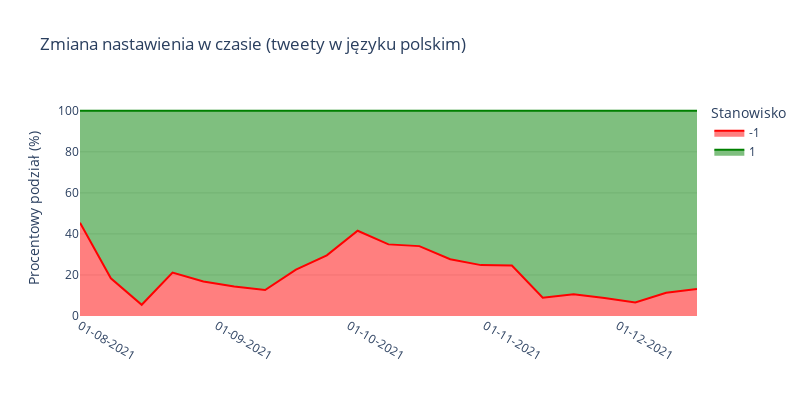

Here is the notebook cell this chart was saved with:
### Code cell
plot_area(weeks_extreme_pl, 'Zmiana nastawienia w czasie (tweety w języku polskim)', './figures/stance_over_time_tweets_pl.pdf')

### Figure 1 — Plotly figure (JSON) as saved in the notebook; plotly's stock layout.template omitted (floating-point values rounded to 4 significant figures)
{"data": [{"fillpattern": {"shape": ""}, "hovertemplate": "Stanowisko=-1<br>=%{x}<br>Procentowy podział (%)=%{y}<extra></extra>", "legendgroup": "-1", "line": {"color": "red"}, "marker": {"symbol": "circle"}, "mode": "lines", "name": "-1", "orientation": "v", "showlegend": true, "stackgroup": "1", "type": "scatter", "x": ["2021-08-01T00:00:00", "2021-08-08T00:00:00", "2021-08-15T00:00:00", "2021-08-22T00:00:00", "2021-08-29T00:00:00", "2021-09-05T00:00:00", "2021-09-12T00:00:00", "2021-09-19T00:00:00", "2021-09-26T00:00:00", "2021-10-03T00:00:00", "2021-10-10T00:00:00", "2021-10-17T00:00:00", "2021-10-24T00:00:00", "2021-10-31T00:00:00", "2021-11-07T00:00:00", "2021-11-14T00:00:00", "2021-11-21T00:00:00", "2021-11-28T00:00:00", "2021-12-05T00:00:00", "2021-12-12T00:00:00", "2021-12-19T00:00:00"], "xaxis": "x", "y": [45.45, 18.37, 5.455, 21.14, 16.83, 14.34, 12.63, 22.6, 29.59, 41.56, 34.9, 34.05, 27.69, 24.8, 24.57, 8.89, 10.62, 8.785, 6.553, 11.29, 13.22], "yaxis": "y"}, {"fillpattern": {"shape": ""}, "hovertemplate": "Stanowisko=1<br>=%{x}<br>Procentowy podział (%)=%{y}<extra></extra>", "legendgroup": "1", "line": {"color": "green"}, "marker": {"symbol": "circle"}, "mode": "lines", "name": "1", "orientation": "v", "showlegend": true, "stackgroup": "1", "type": "scatter", "x": ["2021-08-01T00:00:00", "2021-08-08T00:00:00", "2021-08-15T00:00:00", "2021-08-22T00:00:00", "2021-08-29T00:00:00", "2021-09-05T00:00:00", "2021-09-12T00:00:00", "2021-09-19T00:00:00", "2021-09-26T00:00:00", "2021-10-03T00:00:00", "2021-10-10T00:00:00", "2021-10-17T00:00:00", "2021-10-24T00:00:00", "2021-10-31T00:00:00", "2021-11-07T00:00:00", "2021-11-14T00:00:00", "2021-11-21T00:00:00", "2021-11-28T00:00:00", "2021-12-05T00:00:00", "2021-12-12T00:00:00", "2021-12-19T00:00:00"], "xaxis": "x", "y": [54.55, 81.63, 94.55, 78.86, 83.17, 85.66, 87.37, 77.4, 70.41, 58.44, 65.1, 65.95, 72.31, 75.2, 75.43, 91.11, 89.38, 91.21, 93.45, 88.71, 86.78], "yaxis": "y"}], "layout": {"height": 400, "legend": {"bgcolor": "rgba(0, 0, 0, 0)", "title": {"text": "Stanowisko"}, "tracegroupgap": 0}, "plot_bgcolor": "rgba(0, 0, 0, 0)", "title": {"text": "Zmiana nastawienia w czasie (tweety w języku polskim)"}, "width": 800, "xaxis": {"anchor": "y", "domain": [0, 1], "showgrid": false, "tickangle": 30, "tickformat": "%d-%m-%Y", "title": {"text": ""}}, "yaxis": {"anchor": "x", "domain": [0, 1], "gridcolor": "rgba(0, 0, 0, 0.1)", "showgrid": true, "title": {"text": "Procentowy podział (%)"}}}}
